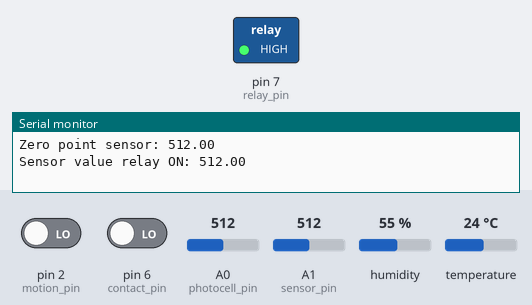
The sketch below on a simulated Arduino Uno, built with avr-gcc and run on an emulated ATmega328P. On the bench: switched loads named in the sketch (green lamp = pin HIGH), the last lines printed to the serial monitor. Inputs (shaded band) come from the test bench; at power-on: pin 2 (motion_pin) LOW, pin 6 (contact_pin) LOW, A0 (photocell_pin) = 512, A1 (sensor_pin) = 512, humidity 55 %, temperature 24 °C.

Above: at 3.0 s.
At 7.0 s:
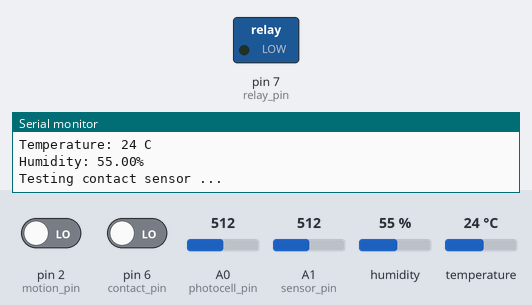
Timing chart, 0 to 12.5 s (numbered marks = the images above):
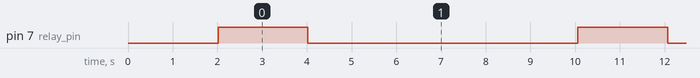

The sketch:

shield_test.ino
```cpp
/***************************************************
  This is a sketch to test the HA Shield

  Written by Marco Schwartz for Open Home Automation
 ****************************************************/

 // Libraries
 #include "DHT.h"

 // DHT sensor
#define DHTPIN 8
#define DHTTYPE DHT11

const int relay_pin = 7; // Relay pin
const int sensor_pin = A1; // Sensor pin
const int photocell_pin = A0; // Photocell pin
const int contact_pin = 6; // Contact sensor pin
const int motion_pin = 2; // Motion sensor pin

// DHT instance
DHT dht(DHTPIN, DHTTYPE);

// Define measurement variables
float amplitude_current;
float effective_value;
float effective_voltage = 230; // Set voltage to 230V (Europe) or 110V (US)
float effective_power;
float zero_sensor;

void setup() {
  Serial.begin(115200);

  // Setup relay output
  pinMode(relay_pin,OUTPUT);
  digitalWrite(relay_pin, LOW);

  // Init DHT
  dht.begin();

  // Calibrate sensor with null current
  zero_sensor = getSensorValue();
  Serial.print("Zero point sensor: ");
  Serial.println(zero_sensor);
  Serial.println("");

  delay(2000);
}

void loop() {

  // Activate relay
  digitalWrite(relay_pin, HIGH);

   // Perform power measurement
  float sensor_value = getSensorValue();
  Serial.print("Sensor value relay ON: ");
  Serial.println(sensor_value);

  // Wait for 1 second
  delay(2000);

   // Deactivate relay
  digitalWrite(relay_pin, LOW);

  // Perform power measurement
  sensor_value = getSensorValue();
  Serial.print("Sensor value relay OFF: ");
  Serial.println(sensor_value);

  // Wait for 1 second
  delay(2000);

  // Read light level
  float sensor_reading = analogRead(photocell_pin);
  float light = sensor_reading/1024*100;

  Serial.print("Light: ");
  Serial.print(light);
  Serial.println("%");
  Serial.println("");

  // Measure from DHT
  float temperature = dht.readTemperature();
  float humidity = dht.readHumidity();

  // Display temperature
  Serial.print("Temperature: ");
  Serial.print((int)temperature);
  Serial.println(" C");

   // Display humidity
  Serial.print("Humidity: ");
  Serial.print(humidity);
  Serial.println("%");

  // Test contact sensor
  Serial.println("Testing contact sensor ...");
  delay(2000);

  int contact_reading = digitalRead(contact_pin);
  Serial.print("Contact sensor reading: ");
  Serial.println(contact_reading);

  // Test motion sensor
  Serial.println("Testing motion sensor ...");
  delay(2000);

  int motion_reading = digitalRead(motion_pin);
  Serial.print("Motion sensor reading: ");
  Serial.println(motion_reading);

}

// Get the reading from the current sensor
float getSensorValue()
{
  int sensorValue;
  float avgSensor = 0;
  int nb_measurements = 100;
  for (int i = 0; i < nb_measurements; i++) {
    sensorValue = analogRead(sensor_pin);
    avgSensor = avgSensor + float(sensorValue);
  }
  avgSensor = avgSensor/float(nb_measurements);
  return avgSensor;
}
```

Measured:
- by itself, pin 7 (relay_pin): alternates HIGH for 2.0 s and LOW for 6.0 s
